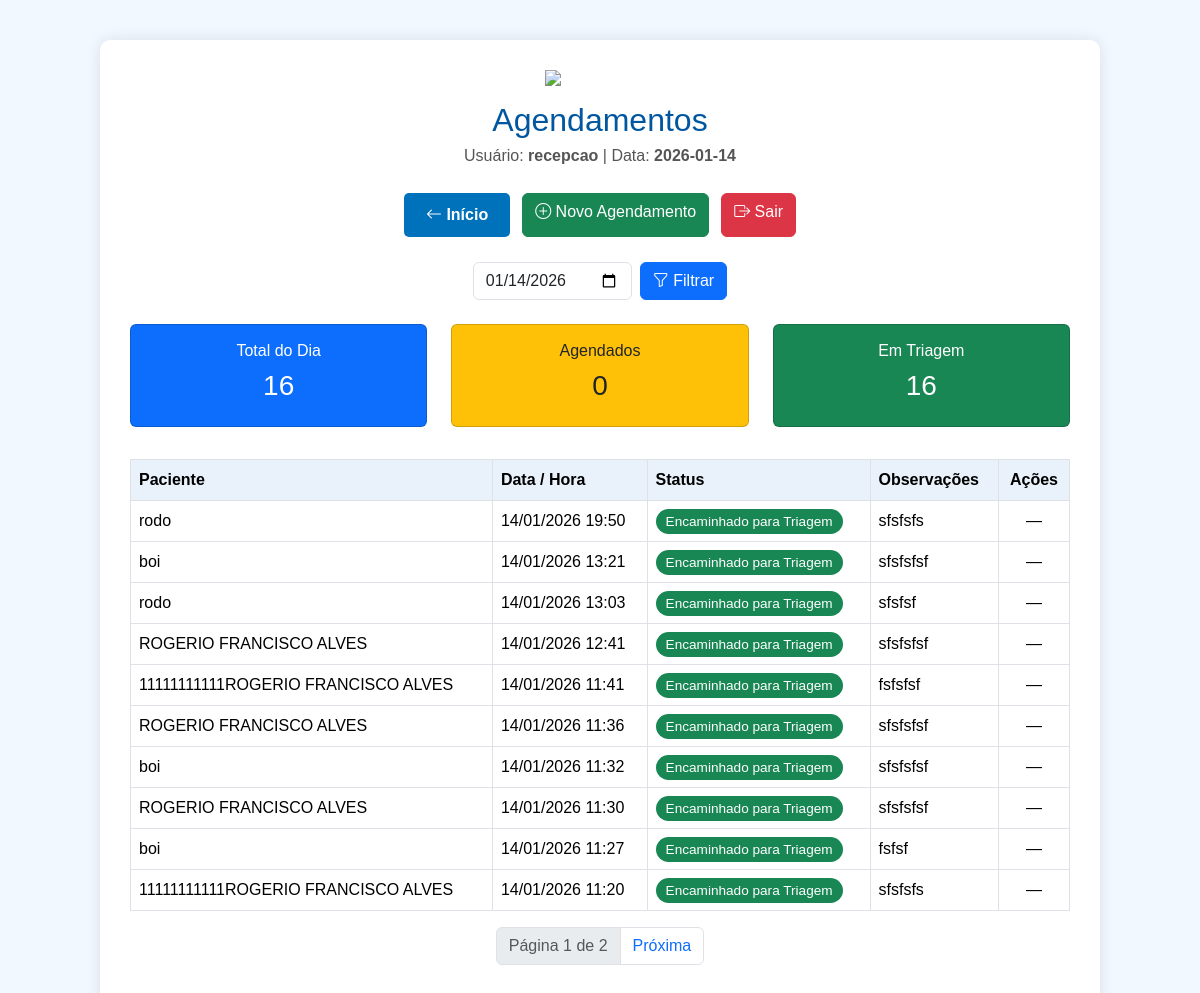
The app's page /agendamento/ (signed in), older data.
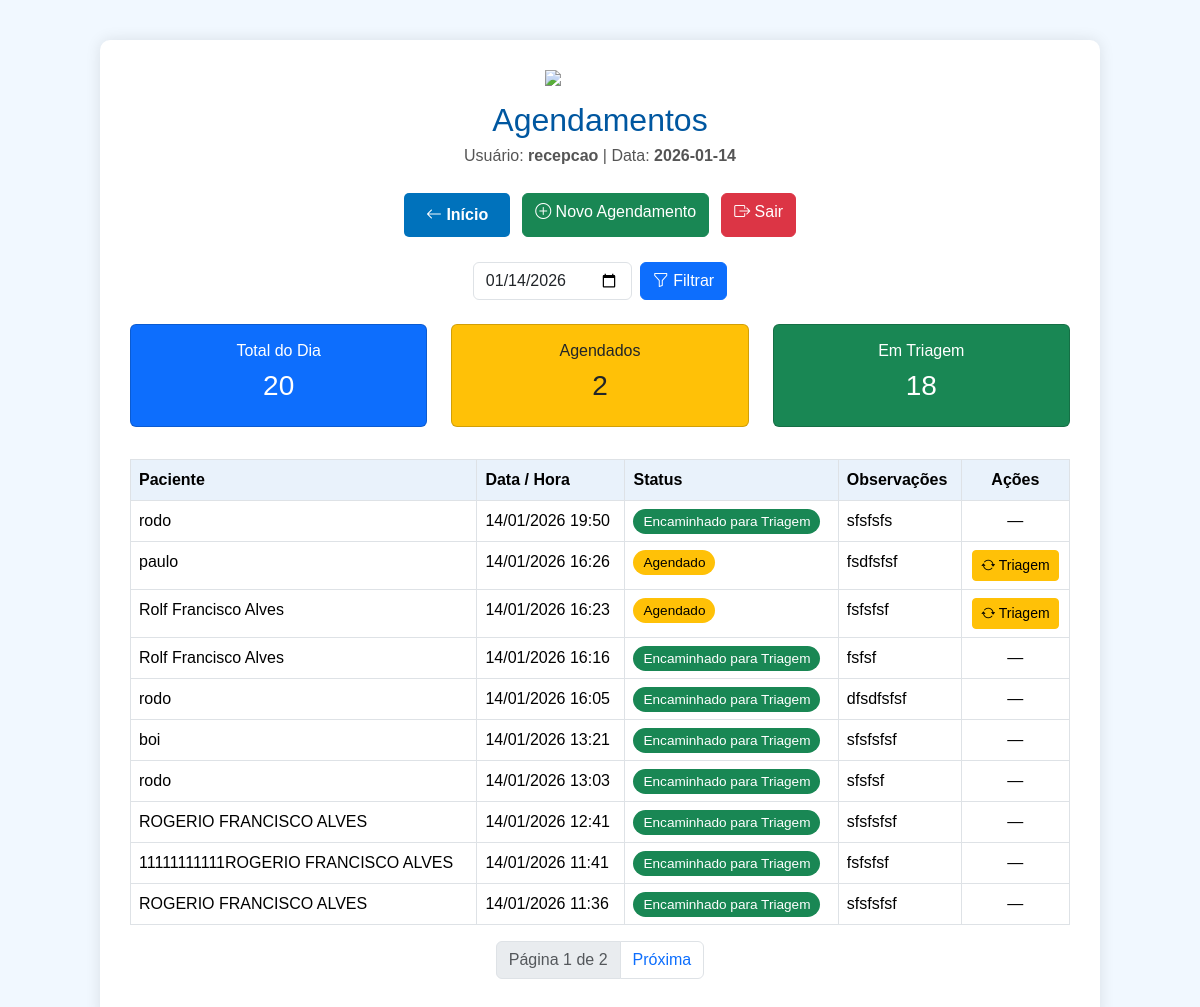
The same page, newer data.
### agendamento/models.py (models this page shows, shortened)
class Agendamento(models.Model):
    STATUS_CHOICES = [
        ('AG', 'Agendado'),
        ('TR', 'Encaminhado para Triagem'),
        ('AT', 'Atendido'),
        ('CN', 'Cancelado'),
    ]
    paciente = models.ForeignKey(Paciente, on_delete=models.CASCADE)
    data_hora = models.DateTimeField()
    encaminhado_por = models.ForeignKey(settings.AUTH_USER_MODEL, on_delete=models.SET_NULL, null=True, blank=True)
    status = models.CharField(max_length=2, choices=STATUS_CHOICES, default='AG')
    observacoes = models.TextField(blank=True, null=True)

### paciente/models.py (models this page shows)
class Paciente(models.Model):
    nome = models.CharField(max_length=100)
    cpf = models.CharField(
        max_length=14,
        unique=True,
        validators=[RegexValidator(r'^\d{3}\.\d{3}\.\d{3}-\d{2}$', 'CPF inválido! Use XXX.XXX.XXX-XX')]
    )
    data_nascimento = models.DateField()
    telefone = models.CharField(
        max_length=15,
        validators=[RegexValidator(r'^\(\d{2}\)\s\d{4,5}-\d{4}$', 'Telefone inválido! Use (XX) XXXXX-XXXX')]
    )
    email = models.EmailField(blank=True, null=True)
    endereco = models.TextField(blank=True, null=True)
    cartao_sus = models.CharField(max_length=18, blank=True, null=True)
    def __str__(self):
        return self.nome

### agendamento/views.py (the view)
# urls.py: path('', views.agendamento_list, name='agendamento_list'),
@login_required
def agendamento_list(request):
    hoje = timezone.localdate()
    data_filtro = request.GET.get('data')
    if data_filtro:
        agendamentos_qs = Agendamento.objects.filter(
            data_hora__date=data_filtro
        ).order_by('-data_hora')
        data_template = data_filtro  # já é string YYYY-MM-DD
    else:
        agendamentos_qs = Agendamento.objects.filter(
            data_hora__date=hoje
        ).order_by('-data_hora')
        data_template = hoje.strftime('%Y-%m-%d')  # FORÇA formato correto
    status_count = Counter(ag.status for ag in agendamentos_qs)
    status_dict = dict(status_count)
    total_agendamentos = agendamentos_qs.count()
    paginator = Paginator(agendamentos_qs, 10)
    page_number = request.GET.get('page')
    agendamentos = paginator.get_page(page_number)
    return render(request, 'agendamento_list.html', {
        'agendamentos': agendamentos,
        'total_agendamentos': total_agendamentos,
        'status_dict': status_dict,
        'data_filtro': data_template,  # SEMPRE YYYY-MM-DD
    })

### agendamento/templates/agendamento_list.html (shortened to what the changed rows need)
<!DOCTYPE html>
<html lang="pt-br">
<head>
<link rel="stylesheet" href="https://cdn.jsdelivr.net/npm/bootstrap@5.3.2/dist/css/bootstrap.min.css">
<link rel="stylesheet" href="https://cdn.jsdelivr.net/npm/bootstrap-icons@1.10.5/font/bootstrap-icons.css">
</head>
<body>
<div class="container">
    <h2>Agendamentos</h2>
    <div class="row mb-4 text-center">
        <div class="col-md-4 mb-2">
            <div class="card bg-primary text-white p-3">
                <h6>Total do Dia</h6>
                <h3>{{ total_agendamentos }}</h3>
            </div>
        </div>
        <div class="col-md-4 mb-2">
            <div class="card bg-warning text-dark p-3">
                <h6>Agendados</h6>
                <h3>{{ status_dict.AG|default:0 }}</h3>
            </div>
        </div>
        <div class="col-md-4 mb-2">
            <div class="card bg-success text-white p-3">
                <h6>Em Triagem</h6>
                <h3>{{ status_dict.TR|default:0 }}</h3>
            </div>
        </div>
    </div>
    <table class="table table-bordered table-hover">
        <thead>
            <tr>
                <th>Paciente</th>
                <th>Data / Hora</th>
                <th>Status</th>
                <th>Observações</th>
                <th class="text-center">Ações</th>
            </tr>
        </thead>
        <tbody>
        {% for agendamento in agendamentos %}
            <tr class="{% if agendamento.status == 'TR' %}triagem{% endif %}">
                <td>{{ agendamento.paciente }}</td>
                <td>{{ agendamento.data_hora|date:"d/m/Y H:i" }}</td>
                <td>
                    <span class="status-badge status-{{ agendamento.status }}">
                        {{ agendamento.get_status_display }}
                    </span>
                </td>
                <td>{{ agendamento.observacoes|default:"—" }}</td>
                <td class="text-center">
                    {% if agendamento.status != 'TR' %}
                        <a href="{% url 'enviar_triagem' agendamento.id %}" class="btn btn-warning btn-sm">
                            <i class="bi bi-arrow-repeat"></i> Triagem
                        </a>
                    {% else %}
                        —
                    {% endif %}
                </td>
            </tr>
        {% empty %}
            <tr>
                <td colspan="5" class="text-center text-muted">
                    Nenhum agendamento encontrado para esta data.
                </td>
            </tr>
        {% endfor %}
        </tbody>
    </table>
</div>
</body>
</html>

Row changes from the older to the newer data that the page shows:
no longer on this page (row unchanged): Agendamento: paciente "boi", data_hora "14/01/2026 11:32", status "Encaminhado para Triagem", observacoes "sfsfsfsf"
no longer on this page (row unchanged): Agendamento: paciente "ROGERIO FRANCISCO ALVES", data_hora "14/01/2026 11:30", status "Encaminhado para Triagem", observacoes "sfsfsfsf"
no longer on this page (row unchanged): Agendamento: paciente "boi", data_hora "14/01/2026 11:27", status "Encaminhado para Triagem", observacoes "fsfsf"
no longer on this page (row unchanged): Agendamento: paciente "11111111111ROGERIO FRANCISCO ALVES", data_hora "14/01/2026 11:20", status "Encaminhado para Triagem", observacoes "sfsfsfs"
added Agendamento: paciente "paulo", data_hora "14/01/2026 16:26", status "Agendado", observacoes "fsdfsfsf", shows "Triagem"
added Agendamento: paciente "Rolf Francisco Alves", data_hora "14/01/2026 16:23", status "Agendado", observacoes "fsfsfsf", shows "Triagem"
added Agendamento: paciente "Rolf Francisco Alves", data_hora "14/01/2026 16:16", status "Encaminhado para Triagem", observacoes "fsfsf"
added Agendamento: paciente "rodo", data_hora "14/01/2026 16:05", status "Encaminhado para Triagem", observacoes "dfsdfsfsf"
Text that changed along with them:
{{ total_agendamentos }}: "16" → "20"
{{ status_dict.AG|default:0 }}: "0" → "2"
{{ status_dict.TR|default:0 }}: "16" → "18"
